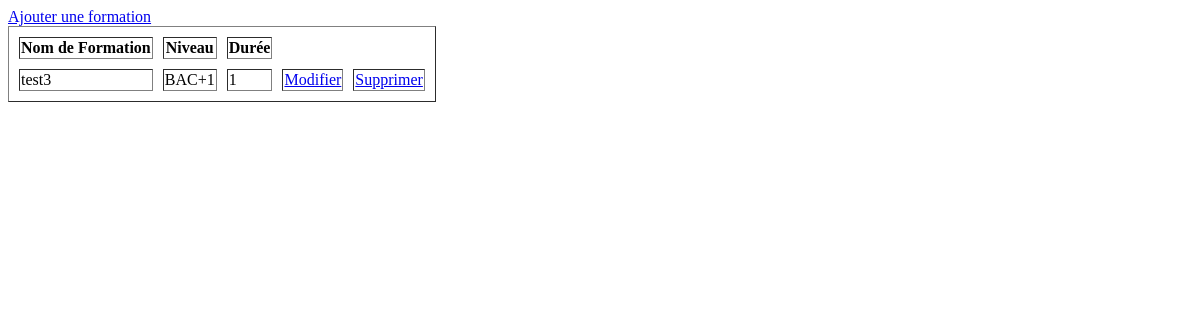
The app's page /PHP/Administrateur/formations/list_formation.php, older data.
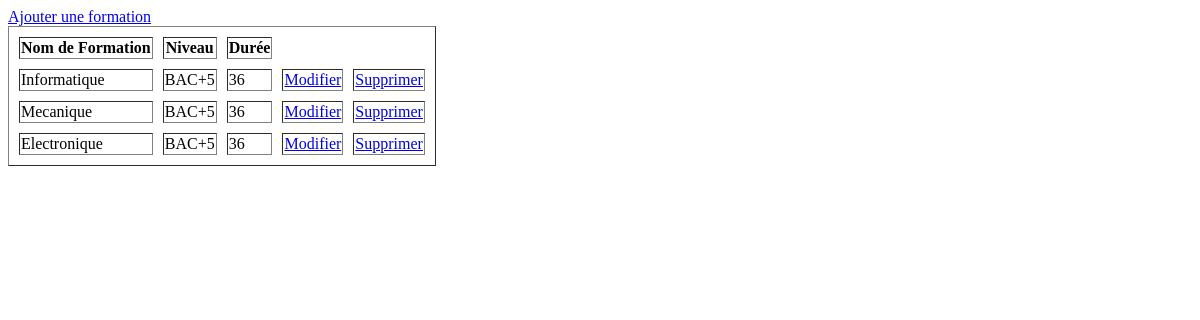
The same page, newer data.
### tables this page shows
CREATE TABLE `formations` (
  `ID` int(11) NOT NULL,
  `nom` varchar(255) NOT NULL,
  `niveau` varchar(255) DEFAULT NULL,
  `duree` int(11) DEFAULT NULL
);

### PHP/Administrateur/formations/list_formation.php (the view, shortened to what this page needs)
<?php
include ('../../dbConn.php');
        $query = "SELECT * FROM formations";
        $results = mysqli_query($connection, $query);
    ?>
    <html>
    <body>
    <head>
    <table border="1" cellspacing='10'>
        <a href="create_formation.php">Ajouter une formation</a>
        <tr>
            <th>Nom de Formation</th>
            <th>Niveau</th>
            <th>Durée</th>
        </tr>
        <?php while($row = mysqli_fetch_assoc($results)){
            echo '<tr>';
            echo '<td>' . $row['nom'] . '</td>';
            echo '<td>' . $row['niveau'] . '</td>';
            echo '<td>' . $row['duree'] . '</td>';
            echo '<td><a href="edit_formation.php?ID=' . $row['ID'] . '">Modifier</a></td>';
            echo '<td><a href="delete_formation.php?ID=' . $row['ID'] . '">Supprimer</a></td>';
            echo '</tr>';
        }
    ?>
    </table>
</body>
</html>

Row changes from the older to the newer data that the page shows:
removed formations: nom "test3", niveau "BAC+1", duree "1"
added formations: nom "Informatique", niveau "BAC+5", duree "36"
added formations: nom "Mecanique", niveau "BAC+5", duree "36"
added formations: nom "Electronique", niveau "BAC+5", duree "36"
